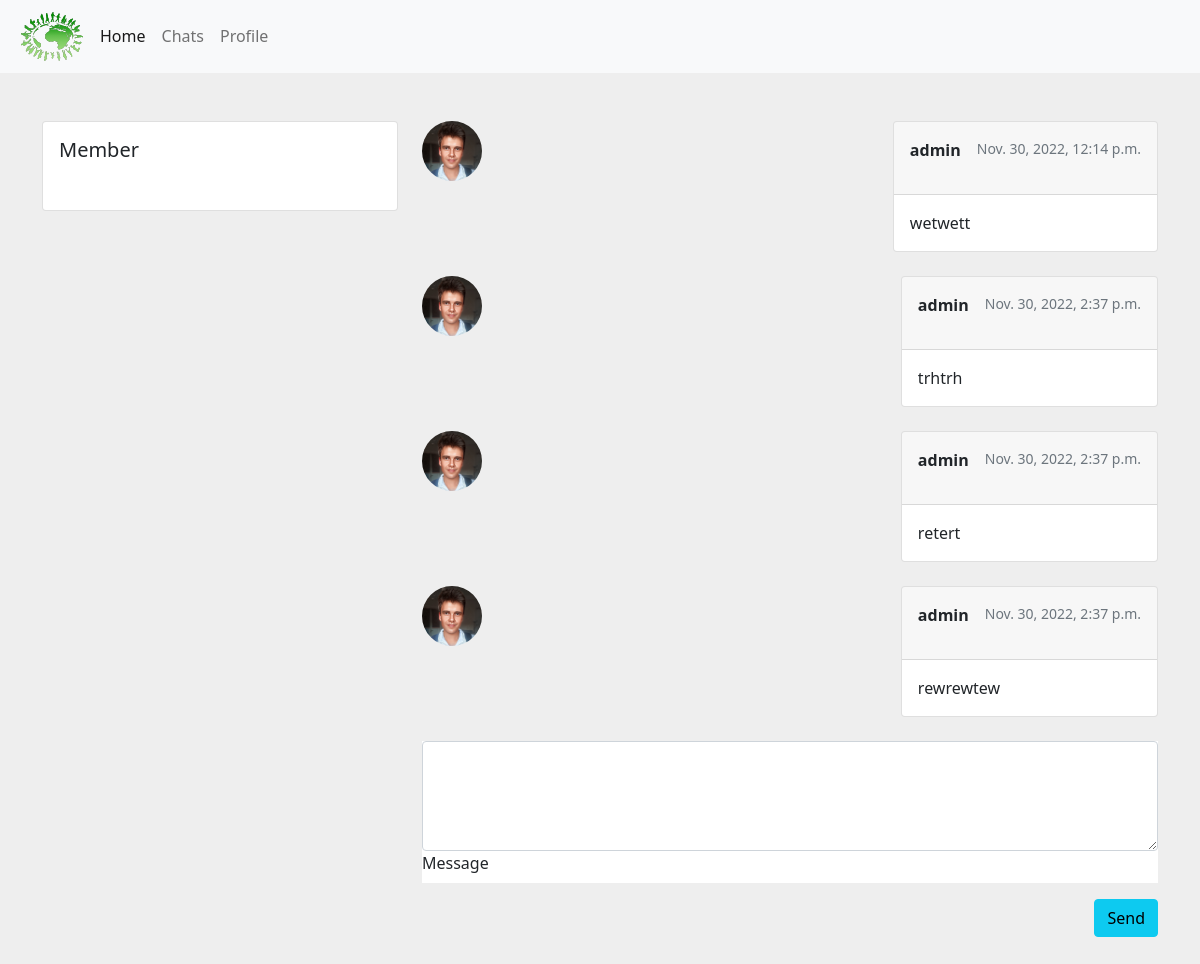
The page /chatroom/10/ on the database its author committed.
### chatroom/models.py (models this page shows, shortened)
class Message(models.Model):
    profile = models.ForeignKey(to=user_models.UserProfile, on_delete=models.SET_NULL, db_column="user", null=True)
    chat_room = models.ForeignKey(to=ChatRoom, on_delete=models.CASCADE, db_column="chat_room")
    message_text = models.CharField(max_length=250, db_column="message_text")
    created_date = models.DateTimeField(auto_now=True, db_column="created_date")
    deleted = models.BooleanField(db_column="deleted")
    class Meta:
        db_table = "message"

### users/models.py (models this page shows, shortened)
class UserProfile(models.Model):
    name = models.CharField(max_length=150, db_column="name", blank=False, null=False)
    user = models.OneToOneField(to=UserDB, on_delete=models.CASCADE, db_column="user", unique=True)
    avatar = models.ImageField(upload_to="users", db_column="avatar", null=True)
    class Meta:
        db_table = "user_profile"

### chatroom/views.py (the view)
# urls.py: re_path(r'^(?P<id>\d+)/$', views.ChatRoomView.as_view(), name="chatroom"),
class ChatRoomView(TemplateView):
    template_name = "chatroom/chat room.html"
    @transaction.atomic
    def get_context_data(self, **kwargs):
        chatroom = ChatRoom.objects.get(id=kwargs['id'])
        messages = chatroom.message_set.all()
        active_users = chatroom.users.filter(Q(username=self.request.user.username))
        context = super().get_context_data(**kwargs)
        context['chatroom'] = chatroom
        context['messages'] = messages
        context['active_users'] = active_users
        return context

### templates/chatroom/chat room.html (shortened to what this page needs)
{% extends "base.html" %}
{% block content %}
      <section style="background-color: #eee;">
        <div class="container py-5">
          <div class="row">
            <div class="col-md-6 col-lg-5 col-xl-4 mb-4 mb-md-0">
              <div class="card" >
                <h5 class="font-weight-bold m-3 text-center text-lg-start">Member</h5>
                <div class="card-body">
                </div>
              </div>
            </div>
            <div class="col-md-6 col-lg-7 col-xl-8">
              <ul class="list-unstyled" id="message-box">
                {% for message in messages %}
                  <li class="d-flex justify-content-between mb-4">
                      <img src= {{ message.profile.avatar.url }} alt="avatar"
                    class="rounded-circle d-flex align-self-start me-3 shadow-1-strong" width="60">
                    <div class="card">
                    <div class="card-header d-flex justify-content-between p-3">
                      <p class="fw-bold me-3">{{ message.profile.name }}</p>
                      <p class="text-muted small"> {{ message.created_date }}</p>
                    </div>
                    <div class="card-body">
                      <p class="mb-0">
                        {{ message.message_text }}
                      </p>
                    </div>
                  </div>
                </li>
                {% endfor %}
              </ul>
                <div class="bg-white mb-3">
                    <div class="form-outline">
                        <textarea class="form-control" id="textArea" rows="4"></textarea>
                        <label class="form-label" for="textArea">Message</label>
                    </div>
                </div>
                <button type="button" class="btn btn-info btn-rounded float-end" id="send-button">Send</button>
            </div>
          </div>
        </div>
      </section>
{% endblock content %}

### static/css/style.css (style rules this page uses)
* { box-sizing: border-box; padding: 0; margin: 0; }

### rows shown on the page
Message: profile.avatar (picture), profile.name "admin", created_date "Nov. 30, 2022, 12:14 p.m.", message_text "wetwett"
Message: profile.avatar (picture), profile.name "admin", created_date "Nov. 30, 2022, 2:37 p.m.", message_text "trhtrh"
Message: profile.avatar (picture), profile.name "admin", created_date "Nov. 30, 2022, 2:37 p.m.", message_text "retert"
Message: profile.avatar (picture), profile.name "admin", created_date "Nov. 30, 2022, 2:37 p.m.", message_text "rewrewtew"
